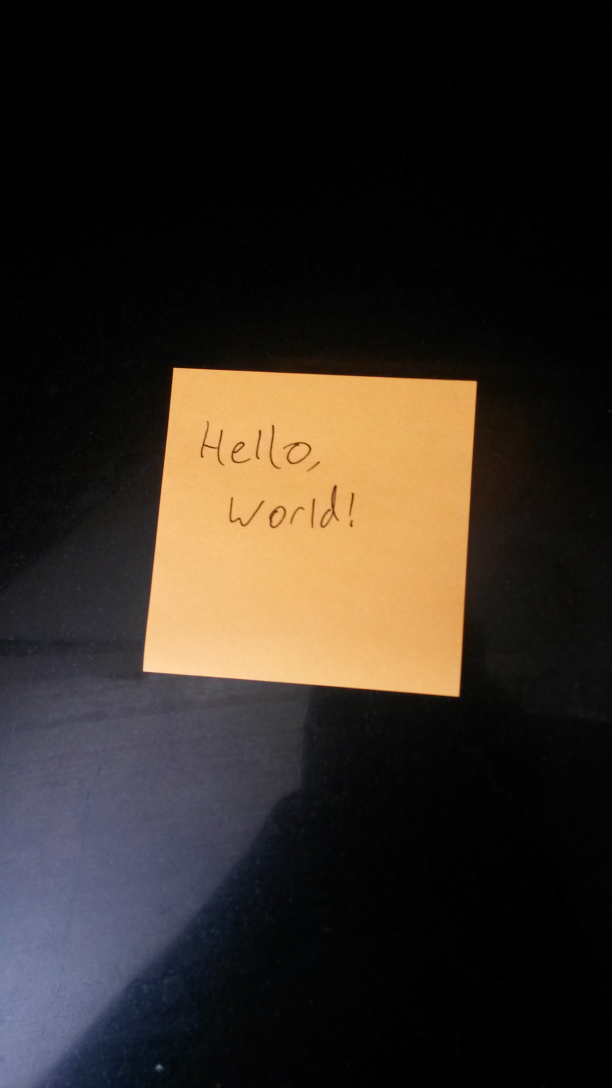
#> input picture Input_image/Image001.jpg, 1836 x 3264 px (shown at 1/3 size)
$ python Edge_Detection.py
#> lines starting #> are read from the running program, lines starting #| are printed output that depends on the picture; after the words box and inside, x2 and y2 are one past the last pixel; in counts of white or black regions, pixels touching at a corner belong together
import cv2
import os
import numpy as np
import imutils
from skimage.filters import threshold_local
import pytesseract
from PIL import Image


# [11 lines left out: function order_points, not called in this run]
# import the necessary packages
import numpy as np
import cv2

def order_points(pts):
	# initialzie a list of coordinates that will be ordered
	# such that the first entry in the list is the top-left,
	# the second entry is the top-right, the third is the
	# bottom-right, and the fourth is the bottom-left
	rect = np.zeros((4, 2), dtype = "float32")

	# the top-left point will have the smallest sum, whereas
	# the bottom-right point will have the largest sum
	s = pts.sum(axis = 1)
	rect[0] = pts[np.argmin(s)]
	rect[2] = pts[np.argmax(s)]

	# now, compute the difference between the points, the
	# top-right point will have the smallest difference,
	# whereas the bottom-left will have the largest difference
	diff = np.diff(pts, axis = 1)
	rect[1] = pts[np.argmin(diff)]
	rect[3] = pts[np.argmax(diff)]

	# return the ordered coordinates
	return rect

# [37 lines left out: function four_point_transform, not called in this run]

def four_point_transform(image, pts):
	# obtain a consistent order of the points and unpack them
	# individually
	rect = order_points(pts)
	(tl, tr, br, bl) = rect

	# compute the width of the new image, which will be the
	# maximum distance between bottom-right and bottom-left
	# x-coordiates or the top-right and top-left x-coordinates
	widthA = np.sqrt(((br[0] - bl[0]) ** 2) + ((br[1] - bl[1]) ** 2))
	widthB = np.sqrt(((tr[0] - tl[0]) ** 2) + ((tr[1] - tl[1]) ** 2))
	maxWidth = max(int(widthA), int(widthB))

	# compute the height of the new image, which will be the
	# maximum distance between the top-right and bottom-right
	# y-coordinates or the top-left and bottom-left y-coordinates
	heightA = np.sqrt(((tr[0] - br[0]) ** 2) + ((tr[1] - br[1]) ** 2))
	heightB = np.sqrt(((tl[0] - bl[0]) ** 2) + ((tl[1] - bl[1]) ** 2))
	maxHeight = max(int(heightA), int(heightB))

	# now that we have the dimensions of the new image, construct
	# the set of destination points to obtain a "birds eye view",
	# (i.e. top-down view) of the image, again specifying points
	# in the top-left, top-right, bottom-right, and bottom-left
	# order
	dst = np.array([
		[0, 0],
		[maxWidth - 1, 0],
		[maxWidth - 1, maxHeight - 1],
		[0, maxHeight - 1]], dtype = "float32")

	# compute the perspective transform matrix and then apply it
	M = cv2.getPerspectiveTransform(rect, dst)
	warped = cv2.warpPerspective(image, M, (maxWidth, maxHeight))

	# return the warped image
	return warped


def main():
    imgpath = '..\\Input_image'
    os.chdir(imgpath)
    img = cv2.imread('Image001.jpg')
#> img is the input picture: shape (3264, 1836, 3); mean B, G, R 35.3, 42.7, 50.9
    ratio = img.shape[0]/500.0
#> ratio = 6.53
    orig = img.copy()
    img= imutils.resize(img, height = 500)
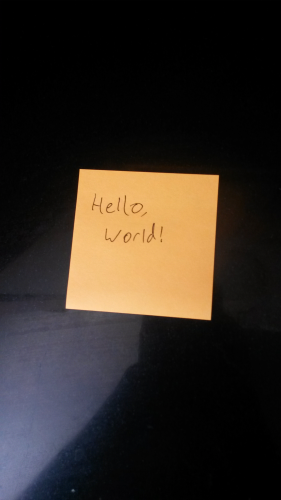
#> img: shape (500, 281, 3); mean B, G, R 35.3, 42.7, 50.9
    imgray= cv2.cvtColor(img,cv2.COLOR_BGR2GRAY)
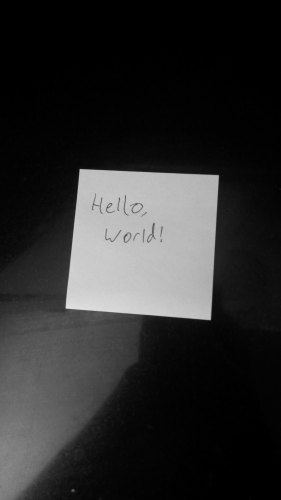
#> imgray: shape (500, 281); min 0, max 224, mean 44.3

    #noise adjustment
    dst = cv2.fastNlMeansDenoising(imgray, 10, 10, 7, 21)
    #Canny Edge Detection
    edg = cv2.Canny(dst, 75, 200)
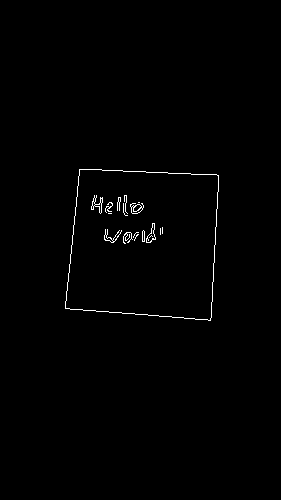
#> edg: shape (500, 281); 0.74% white in thin lines or dots, all inside (x1, y1, x2, y2) = (65, 169, 219, 321)
    #Contours
    cnts= cv2.findContours(edg.copy(), cv2.RETR_TREE, cv2.CHAIN_APPROX_SIMPLE)
#> cnts = 31 contours, 18 with area under 20; largest, box (x1, y1, x2, y2) and area: (65, 169, 219, 321) 20339, (65, 169, 219, 321) 20337, (146, 223, 156, 243) 78, (130, 203, 144, 214) 76, (146, 223, 156, 243) 72
    cnts=imutils.grab_contours(cnts)
    cnts=sorted(cnts,key = cv2.contourArea, reverse = True)[:5]
#> cnts = 5 contours; box (x1, y1, x2, y2) and area: (65, 169, 219, 321) 20339, (65, 169, 219, 321) 20337, (146, 223, 156, 243) 78, (130, 203, 144, 214) 76, (146, 223, 156, 243) 72
    #print(cnts)
    screenCnt = None
    for c in cnts:
        peri = cv2.arcLength(c, True)
        approx= cv2.approxPolyDP(c,0.02 * peri, True)
        if len(approx)== 4:
            screenCnt = approx
            print(screenCnt)
            break
#> this loop made 1 pass
#> (peri, screenCnt) on pass 1: (584.6, [[79, 169], [65, 308], [210, 320], [218, 175]])
#| [[[ 79 169]]
#|  [[ 65 308]]
#|  [[210 320]]
#|  [[218 175]]]

    cv2.drawContours(img, [screenCnt],-1,(0,255,0),3)
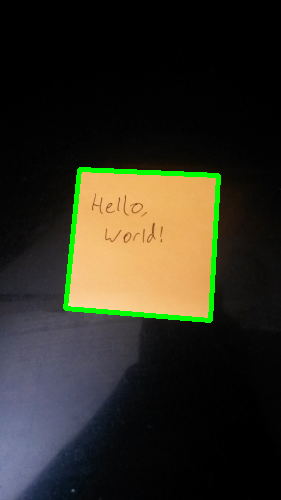
#> img: shape (500, 281, 3); 2.01% of pixels changed, all inside (x1, y1, x2, y2) = (63, 167, 221, 323)

    #birds eye perspective
    warped = four_point_transform(orig, screenCnt.reshape(4,2)*ratio)
#> in order_points, `s = pts.sum(axis = 1)`: s = [1618.9, 2434.9, 3459.8, 2565.5]
#> in order_points, `diff = np.diff(pts, axis = 1)`: diff = [587.5, 1586.3, 718.1, -280.7]
#> in four_point_transform, `rect = order_points(pts)`: rect = [[515.7, 1103.2], [1423.1, 1142.4], [1370.9, 2089], [424.3, 2010.6]]
#> in four_point_transform, `(tl, tr, br, bl) = rect`: tl = [515.7, 1103.2]; tr = [1423.1, 1142.4]; br = [1370.9, 2089]; bl = [424.3, 2010.6]
#> in four_point_transform, `widthA = np.sqrt(((br[0] - bl[0]) ** 2) + ((br[1] - bl[1]) ** 2))`: widthA = 949.8
#> in four_point_transform, `widthB = np.sqrt(((tr[0] - tl[0]) ** 2) + ((tr[1] - tl[1]) ** 2))`: widthB = 908.2
#> in four_point_transform, `maxWidth = max(int(widthA), int(widthB))`: maxWidth = 949
#> in four_point_transform, `heightA = np.sqrt(((tr[0] - br[0]) ** 2) + ((tr[1] - br[1]) ** 2))`: heightA = 948
#> in four_point_transform, `heightB = np.sqrt(((tl[0] - bl[0]) ** 2) + ((tl[1] - bl[1]) ** 2))`: heightB = 912
#> in four_point_transform, `maxHeight = max(int(heightA), int(heightB))`: maxHeight = 947
#> in four_point_transform, `dst = np.array([ [0, 0], [maxWidth - 1, 0], [maxWidth - 1, maxHeight -..`: dst = [[0, 0], [948, 0], [948, 946], [0, 946]]
#> in four_point_transform, `M = cv2.getPerspectiveTransform(rect, dst)`: M = [[1.18, 0.118, -737.3], [-0.051, 1.18, -1276.3], [4.45e-05, 5.9e-05, 1]]
#> in four_point_transform, `warped = cv2.warpPerspective(image, M, (maxWidth, maxHeight))`:
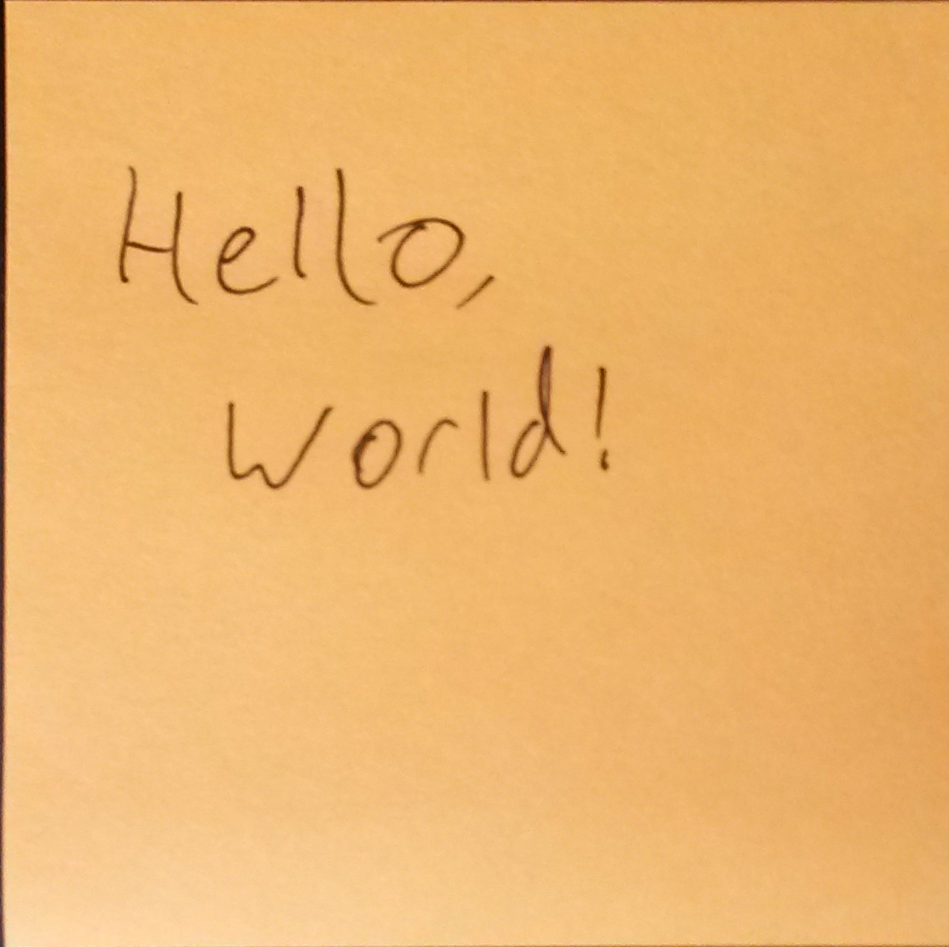
#> warped: shape (947, 949, 3); mean B, G, R 109.2, 181, 237.1

    warped=cv2.cvtColor(warped, cv2.COLOR_BGR2GRAY)
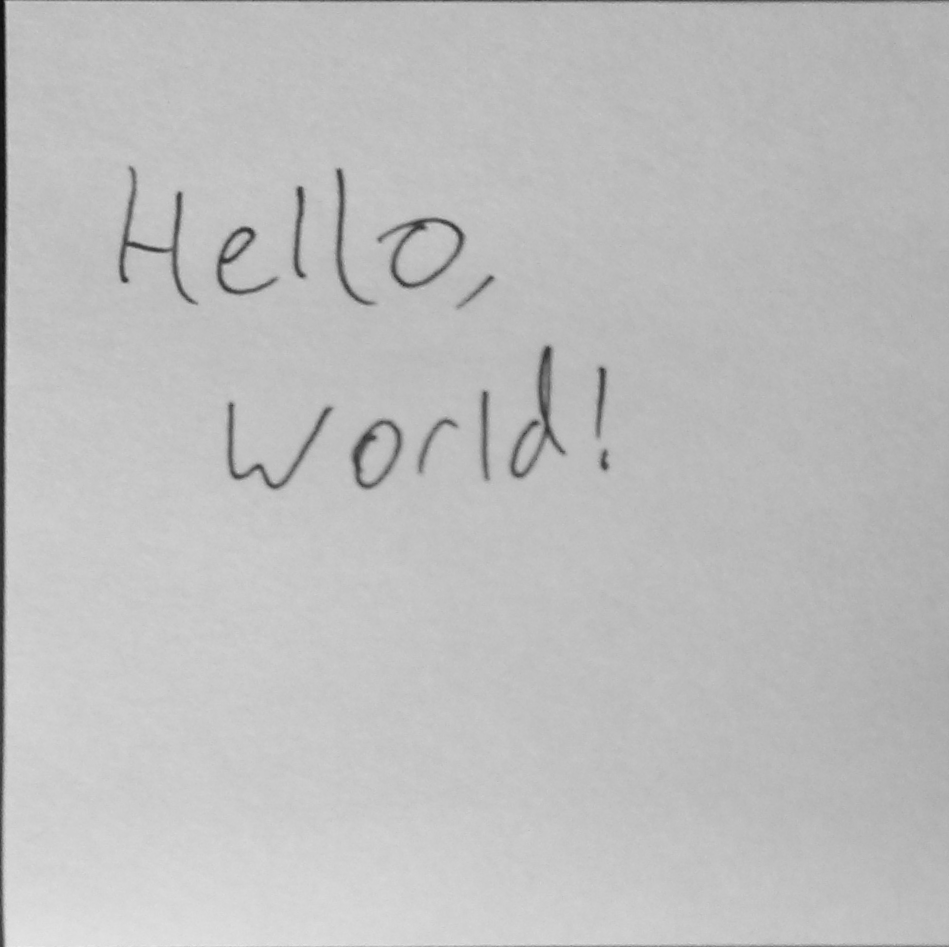
#> warped: shape (947, 949); min 11, max 234, mean 189.6
    T = threshold_local(warped, 11, offset = 10, method = "gaussian")
    warped = (warped > T).astype("uint8")*225
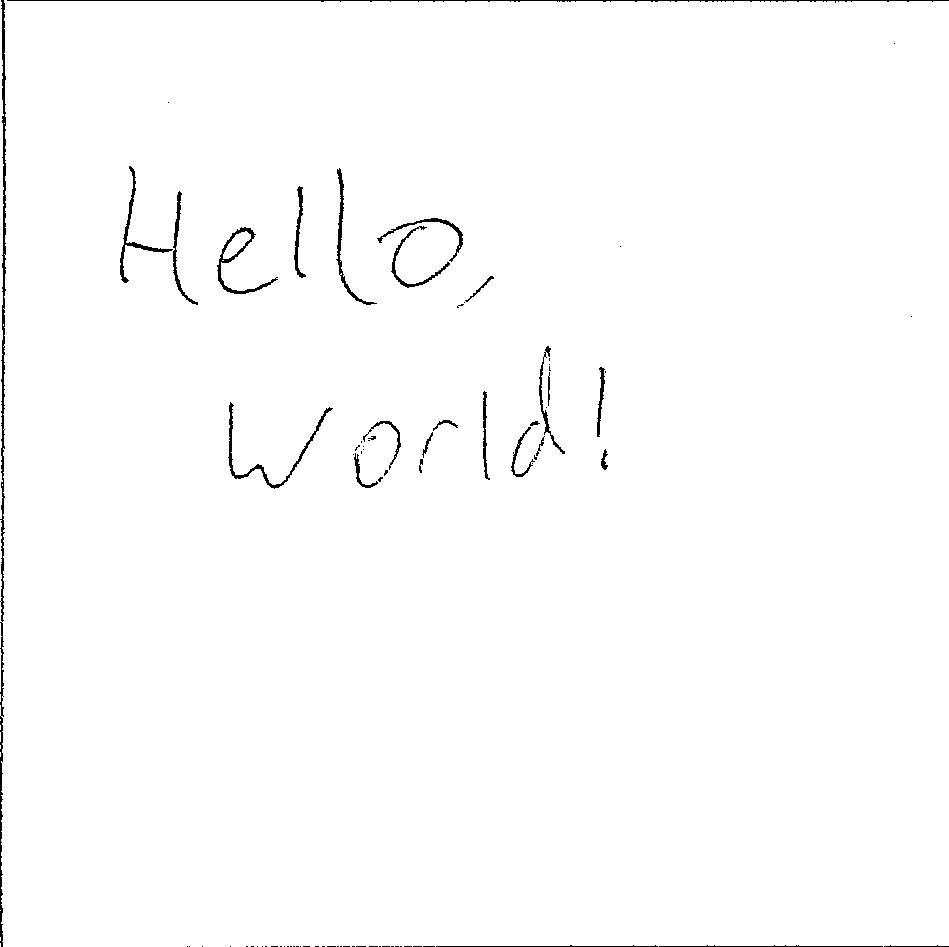
#> warped: shape (947, 949); values 0 (black) and 225 (white), 98.9% white; black in thin lines or dots

     #Harris Corner Detector
#    gray= np.float32(edg)
#    gre= cv2.cornerHarris(gray,2,3,0.04)
#    gre = cv2.dilate(gre,None)
#    edg[gre>0.01*gre.max()]=[0,0,255]


    postimage = "{}.png".format(os.getpid())
    cv2.imwrite(postimage,warped)
    text = pytesseract.image_to_string(Image.open(postimage))
    print(text)
    os.remove(postimage)


#display image
    cv2.namedWindow('dst image', cv2.WINDOW_NORMAL)
    cv2.namedWindow('org image', cv2.WINDOW_NORMAL)
    cv2.namedWindow('edg image', cv2.WINDOW_NORMAL)
    cv2.namedWindow('Scan image', cv2.WINDOW_NORMAL)
#cv2.namedWindow('gre image', cv2.WINDOW_NORMAL)
    cv2.imshow('dst image', dst )
    cv2.imshow('org image', img )
    cv2.imshow('edg image', edg )
    cv2.imshow('Scan image', warped )
    #cv2.imshow('postit',postit)
#cv2.imshow('gre image', gre )
    cv2.waitKey(0)
    cv2.destroyAllWindows()


if __name__ == "__main__":
    main()
#> (the call stopped at in main, `text = pytesseract.image_to_string(Image.open(postimage))`: pytesseract is not available in this run)
